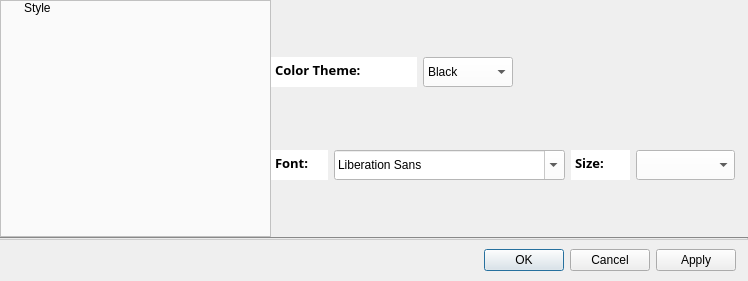
<?xml version="1.0" encoding="UTF-8"?>
<ui version="4.0">
 <class>Dialog</class>
 <widget class="QDialog" name="Dialog">
  <property name="geometry">
   <rect>
    <x>0</x>
    <y>0</y>
    <width>748</width>
    <height>281</height>
   </rect>
  </property>
  <property name="windowTitle">
   <string>Dialog</string>
  </property>
  <property name="styleSheet">
   <string notr="true"/>
  </property>
  <layout class="QGridLayout" name="gridLayout">
   <property name="leftMargin">
    <number>0</number>
   </property>
   <property name="topMargin">
    <number>0</number>
   </property>
   <property name="rightMargin">
    <number>0</number>
   </property>
   <property name="bottomMargin">
    <number>10</number>
   </property>
   <property name="horizontalSpacing">
    <number>10</number>
   </property>
   <property name="verticalSpacing">
    <number>9</number>
   </property>
   <item row="5" column="0">
    <layout class="QVBoxLayout" name="buttonBoxLayout">
     <property name="topMargin">
      <number>0</number>
     </property>
     <property name="rightMargin">
      <number>12</number>
     </property>
     <item>
      <widget class="QDialogButtonBox" name="buttonBox">
       <property name="styleSheet">
        <string notr="true"/>
       </property>
       <property name="orientation">
        <enum>Qt::Horizontal</enum>
       </property>
       <property name="standardButtons">
        <set>QDialogButtonBox::Apply|QDialogButtonBox::Cancel|QDialogButtonBox::Ok</set>
       </property>
      </widget>
     </item>
    </layout>
   </item>
   <item row="1" column="0">
    <layout class="QVBoxLayout" name="topLayout">
     <property name="spacing">
      <number>0</number>
     </property>
     <item>
      <widget class="QSplitter" name="splitter">
       <property name="minimumSize">
        <size>
         <width>0</width>
         <height>0</height>
        </size>
       </property>
       <property name="styleSheet">
        <string notr="true"/>
       </property>
       <property name="lineWidth">
        <number>1</number>
       </property>
       <property name="orientation">
        <enum>Qt::Horizontal</enum>
       </property>
       <property name="handleWidth">
        <number>0</number>
       </property>
       <widget class="QTreeWidget" name="optionTreeWid">
        <property name="styleSheet">
         <string notr="true">background-color: rgb(250, 250, 250);</string>
        </property>
        <property name="frameShadow">
         <enum>QFrame::Raised</enum>
        </property>
        <property name="editTriggers">
         <set>QAbstractItemView::DoubleClicked|QAbstractItemView::EditKeyPressed|QAbstractItemView::SelectedClicked</set>
        </property>
        <property name="tabKeyNavigation">
         <bool>false</bool>
        </property>
        <property name="itemsExpandable">
         <bool>true</bool>
        </property>
        <property name="sortingEnabled">
         <bool>false</bool>
        </property>
        <property name="allColumnsShowFocus">
         <bool>true</bool>
        </property>
        <attribute name="headerVisible">
         <bool>false</bool>
        </attribute>
        <column>
         <property name="text">
          <string>Setting</string>
         </property>
        </column>
        <item>
         <property name="text">
          <string>Style</string>
         </property>
        </item>
       </widget>
       <widget class="QWidget" name="setWidget" native="true">
        <property name="minimumSize">
         <size>
          <width>350</width>
          <height>0</height>
         </size>
        </property>
        <property name="styleSheet">
         <string notr="true"/>
        </property>
        <layout class="QVBoxLayout" name="verticalLayout_6">
         <item>
          <layout class="QHBoxLayout" name="colorLayout">
           <property name="rightMargin">
            <number>235</number>
           </property>
           <item>
            <widget class="QTextEdit" name="colorThemeText">
             <property name="maximumSize">
              <size>
               <width>146</width>
               <height>30</height>
              </size>
             </property>
             <property name="font">
              <font>
               <family>맑은 고딕</family>
               <pointsize>10</pointsize>
               <weight>50</weight>
               <italic>false</italic>
               <bold>false</bold>
              </font>
             </property>
             <property name="frameShape">
              <enum>QFrame::NoFrame</enum>
             </property>
             <property name="frameShadow">
              <enum>QFrame::Sunken</enum>
             </property>
             <property name="verticalScrollBarPolicy">
              <enum>Qt::ScrollBarAlwaysOff</enum>
             </property>
             <property name="horizontalScrollBarPolicy">
              <enum>Qt::ScrollBarAlwaysOff</enum>
             </property>
             <property name="html">
              <string>&lt;!DOCTYPE HTML PUBLIC &quot;-//W3C//DTD HTML 4.0//EN&quot; &quot;http://www.w3.org/TR/REC-html40/strict.dtd&quot;&gt;
&lt;html&gt;&lt;head&gt;&lt;meta name=&quot;qrichtext&quot; content=&quot;1&quot; /&gt;&lt;style type=&quot;text/css&quot;&gt;
p, li { white-space: pre-wrap; }
&lt;/style&gt;&lt;/head&gt;&lt;body style=&quot; font-family:'맑은 고딕'; font-size:10pt; font-weight:400; font-style:normal;&quot;&gt;
&lt;p style=&quot; margin-top:0px; margin-bottom:0px; margin-left:0px; margin-right:0px; -qt-block-indent:0; text-indent:0px;&quot;&gt;&lt;span style=&quot; font-family:'Gulim'; font-weight:600;&quot;&gt;Color Theme:&lt;/span&gt;&lt;/p&gt;&lt;/body&gt;&lt;/html&gt;</string>
             </property>
             <property name="textInteractionFlags">
              <set>Qt::NoTextInteraction</set>
             </property>
            </widget>
           </item>
           <item>
            <widget class="QComboBox" name="bgcCombo">
             <property name="maximumSize">
              <size>
               <width>100</width>
               <height>30</height>
              </size>
             </property>
             <property name="styleSheet">
              <string notr="true">background-color: rgb(255, 255, 255);
color: rgb(0, 0, 0);</string>
             </property>
             <property name="currentText">
              <string>Black</string>
             </property>
             <property name="insertPolicy">
              <enum>QComboBox::NoInsert</enum>
             </property>
             <item>
              <property name="text">
               <string>Black</string>
              </property>
             </item>
             <item>
              <property name="text">
               <string>White</string>
              </property>
             </item>
             <item>
              <property name="text">
               <string>Blue</string>
              </property>
             </item>
             <item>
              <property name="text">
               <string>Green</string>
              </property>
             </item>
            </widget>
           </item>
          </layout>
         </item>
         <item>
          <layout class="QHBoxLayout" name="fontLayout">
           <property name="rightMargin">
            <number>13</number>
           </property>
           <item>
            <widget class="QTextEdit" name="fontText">
             <property name="maximumSize">
              <size>
               <width>57</width>
               <height>30</height>
              </size>
             </property>
             <property name="font">
              <font>
               <family>맑은 고딕</family>
               <pointsize>10</pointsize>
               <weight>50</weight>
               <italic>false</italic>
               <bold>false</bold>
              </font>
             </property>
             <property name="frameShape">
              <enum>QFrame::NoFrame</enum>
             </property>
             <property name="frameShadow">
              <enum>QFrame::Sunken</enum>
             </property>
             <property name="verticalScrollBarPolicy">
              <enum>Qt::ScrollBarAlwaysOff</enum>
             </property>
             <property name="horizontalScrollBarPolicy">
              <enum>Qt::ScrollBarAlwaysOff</enum>
             </property>
             <property name="html">
              <string>&lt;!DOCTYPE HTML PUBLIC &quot;-//W3C//DTD HTML 4.0//EN&quot; &quot;http://www.w3.org/TR/REC-html40/strict.dtd&quot;&gt;
&lt;html&gt;&lt;head&gt;&lt;meta name=&quot;qrichtext&quot; content=&quot;1&quot; /&gt;&lt;style type=&quot;text/css&quot;&gt;
p, li { white-space: pre-wrap; }
&lt;/style&gt;&lt;/head&gt;&lt;body style=&quot; font-family:'맑은 고딕'; font-size:10pt; font-weight:400; font-style:normal;&quot;&gt;
&lt;p style=&quot; margin-top:0px; margin-bottom:0px; margin-left:0px; margin-right:0px; -qt-block-indent:0; text-indent:0px;&quot;&gt;&lt;span style=&quot; font-family:'Gulim'; font-weight:600;&quot;&gt;Font:&lt;/span&gt;&lt;/p&gt;&lt;/body&gt;&lt;/html&gt;</string>
             </property>
             <property name="textInteractionFlags">
              <set>Qt::NoTextInteraction</set>
             </property>
            </widget>
           </item>
           <item>
            <widget class="QFontComboBox" name="fontCombo">
             <property name="maximumSize">
              <size>
               <width>300</width>
               <height>30</height>
              </size>
             </property>
             <property name="styleSheet">
              <string notr="true">background-color: rgb(255, 255, 255);
color: rgb(0, 0, 0);</string>
             </property>
            </widget>
           </item>
           <item>
            <widget class="QTextEdit" name="sizeText">
             <property name="minimumSize">
              <size>
               <width>0</width>
               <height>0</height>
              </size>
             </property>
             <property name="maximumSize">
              <size>
               <width>59</width>
               <height>30</height>
              </size>
             </property>
             <property name="font">
              <font>
               <family>맑은 고딕</family>
               <pointsize>10</pointsize>
               <weight>50</weight>
               <italic>false</italic>
               <bold>false</bold>
              </font>
             </property>
             <property name="frameShape">
              <enum>QFrame::NoFrame</enum>
             </property>
             <property name="frameShadow">
              <enum>QFrame::Sunken</enum>
             </property>
             <property name="verticalScrollBarPolicy">
              <enum>Qt::ScrollBarAlwaysOff</enum>
             </property>
             <property name="horizontalScrollBarPolicy">
              <enum>Qt::ScrollBarAlwaysOff</enum>
             </property>
             <property name="html">
              <string>&lt;!DOCTYPE HTML PUBLIC &quot;-//W3C//DTD HTML 4.0//EN&quot; &quot;http://www.w3.org/TR/REC-html40/strict.dtd&quot;&gt;
&lt;html&gt;&lt;head&gt;&lt;meta name=&quot;qrichtext&quot; content=&quot;1&quot; /&gt;&lt;style type=&quot;text/css&quot;&gt;
p, li { white-space: pre-wrap; }
&lt;/style&gt;&lt;/head&gt;&lt;body style=&quot; font-family:'맑은 고딕'; font-size:10pt; font-weight:400; font-style:normal;&quot;&gt;
&lt;p style=&quot; margin-top:0px; margin-bottom:0px; margin-left:0px; margin-right:0px; -qt-block-indent:0; text-indent:0px;&quot;&gt;&lt;span style=&quot; font-family:'Gulim'; font-weight:600;&quot;&gt;Size:&lt;/span&gt;&lt;/p&gt;&lt;/body&gt;&lt;/html&gt;</string>
             </property>
             <property name="textInteractionFlags">
              <set>Qt::NoTextInteraction</set>
             </property>
            </widget>
           </item>
           <item>
            <widget class="QComboBox" name="sizeCombo">
             <property name="maximumSize">
              <size>
               <width>203</width>
               <height>30</height>
              </size>
             </property>
             <property name="styleSheet">
              <string notr="true">background-color: rgb(255, 255, 255);
color: rgb(0, 0, 0);</string>
             </property>
             <property name="maxVisibleItems">
              <number>5</number>
             </property>
             <property name="maxCount">
              <number>50</number>
             </property>
            </widget>
           </item>
          </layout>
         </item>
        </layout>
       </widget>
      </widget>
     </item>
     <item>
      <widget class="Line" name="line">
       <property name="styleSheet">
        <string notr="true">background-color: #cccccc</string>
       </property>
       <property name="orientation">
        <enum>Qt::Horizontal</enum>
       </property>
      </widget>
     </item>
    </layout>
   </item>
  </layout>
 </widget>
 <resources/>
 <connections>
  <connection>
   <sender>buttonBox</sender>
   <signal>accepted()</signal>
   <receiver>Dialog</receiver>
   <slot>accept()</slot>
   <hints>
    <hint type="sourcelabel">
     <x>248</x>
     <y>254</y>
    </hint>
    <hint type="destinationlabel">
     <x>157</x>
     <y>274</y>
    </hint>
   </hints>
  </connection>
  <connection>
   <sender>buttonBox</sender>
   <signal>rejected()</signal>
   <receiver>Dialog</receiver>
   <slot>reject()</slot>
   <hints>
    <hint type="sourcelabel">
     <x>316</x>
     <y>260</y>
    </hint>
    <hint type="destinationlabel">
     <x>286</x>
     <y>274</y>
    </hint>
   </hints>
  </connection>
 </connections>
</ui>
